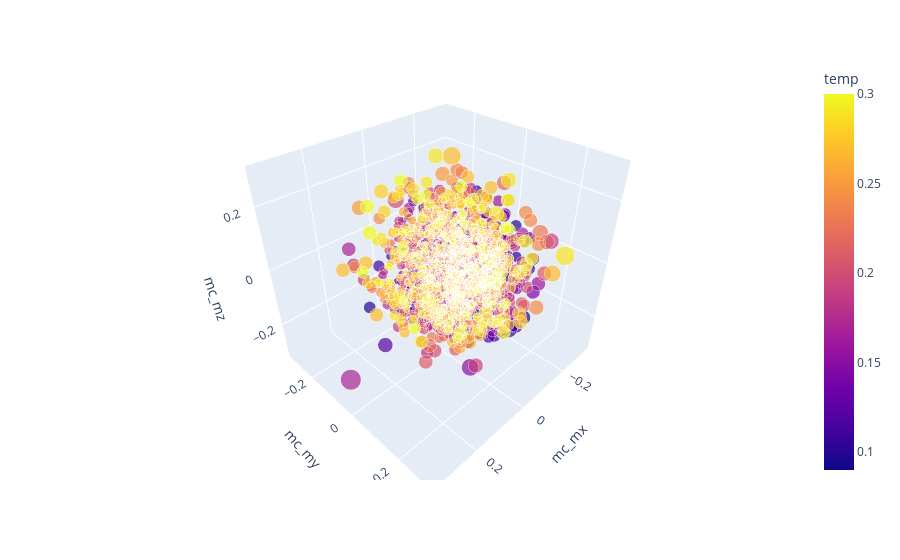

Notebook source saved alongside this figure:
### Code cell
fig = px.scatter_3d(df_mc, x='mc_mx', y='mc_my',
                    z='mc_mz', size='mc_m2', color='temp')
fig.show()

### Figure 1 — Plotly figure (JSON) as saved in the notebook; plotly's stock layout.template omitted (floating-point values rounded to 4 significant figures; data arrays with more than 128 entries replaced by an {"elided": "..."} marker saying what was removed)
{"data": [{"hovertemplate": "mc_mx=%{x}<br>mc_my=%{y}<br>mc_mz=%{z}<br>mc_m2=%{marker.size}<br>temp=%{marker.color}<extra></extra>", "legendgroup": "", "marker": {"color": {"elided": "2200 float values"}, "coloraxis": "coloraxis", "size": {"elided": "2200 float values"}, "sizemode": "area", "sizeref": 0.000408, "symbol": "circle"}, "mode": "markers", "name": "", "scene": "scene", "showlegend": false, "type": "scatter3d", "x": {"elided": "2200 float values"}, "y": {"elided": "2200 float values"}, "z": {"elided": "2200 float values"}}], "layout": {"coloraxis": {"colorbar": {"title": {"text": "temp"}}, "colorscale": [[0, "#0d0887"], [0.1111, "#46039f"], [0.2222, "#7201a8"], [0.3333, "#9c179e"], [0.4444, "#bd3786"], [0.5556, "#d8576b"], [0.6667, "#ed7953"], [0.7778, "#fb9f3a"], [0.8889, "#fdca26"], [1, "#f0f921"]]}, "legend": {"itemsizing": "constant", "tracegroupgap": 0}, "margin": {"t": 60}, "scene": {"domain": {"x": [0, 1], "y": [0, 1]}, "xaxis": {"title": {"text": "mc_mx"}}, "yaxis": {"title": {"text": "mc_my"}}, "zaxis": {"title": {"text": "mc_mz"}}}}}
